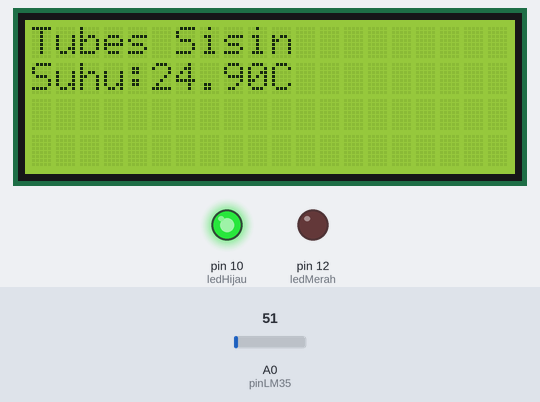
Bench run of a sketch on a simulated Arduino Uno, built with avr-gcc and run on an emulated ATmega328P. Shown: 20×4 character LCD, output pins drawn as LEDs (lit = HIGH). The inputs (shaded band) are chosen by the test bench; at power-on: A0 (pinLM35) = 51. What the sketch prints to the serial monitor is not drawn.

Above: at 3.2 s.
3.3 s: A0 (pinLM35) set to 55
At 4.5 s:
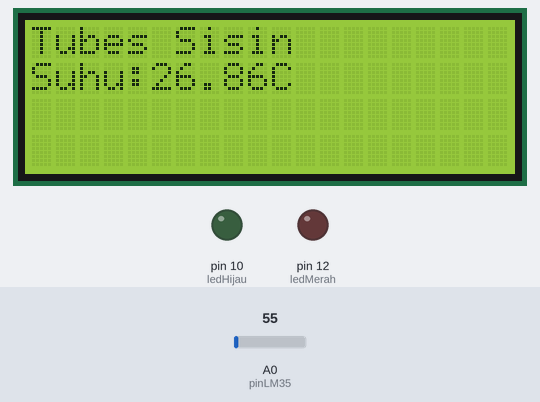
4.8 s: A0 (pinLM35) set to 112
At 6.1 s:
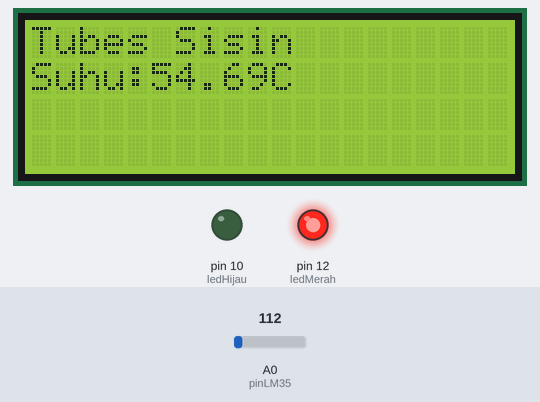
6.4 s: A0 (pinLM35) set to 105
At 7.6 s:
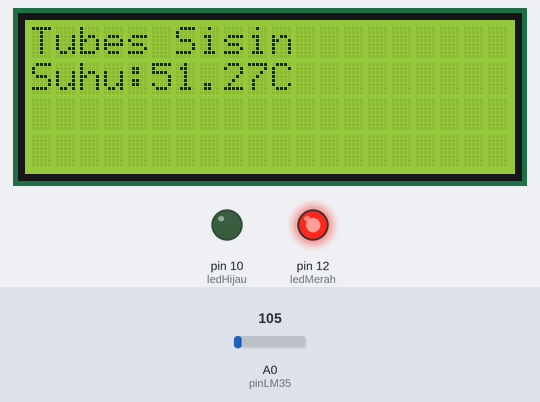
8.0 s: A0 (pinLM35) set to 91
At 9.1 s:
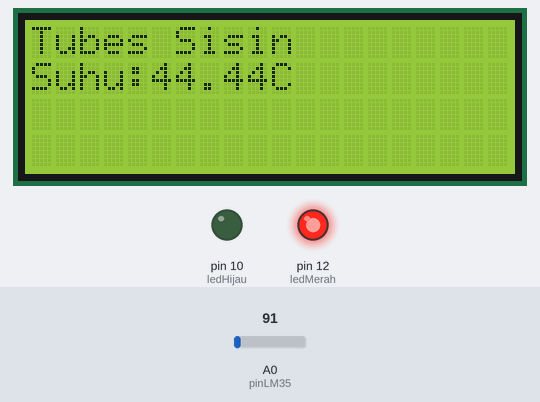
Timing chart, 0 to 10.5 s (numbered marks = the images above; inputs shaded):
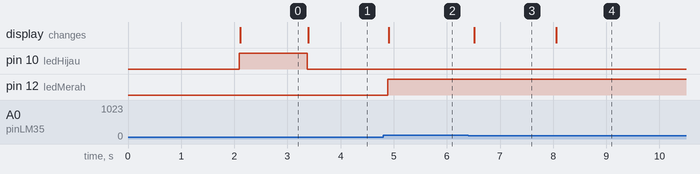

Measured:
- the behaviour switches between 51 and 52 on A0 (pinLM35) (found by bisection; images 0 and 1)
- after the input at 3.3 s, pin 10 (ledHijau): HIGH → LOW after 0.07 s; the display: changes after 0.09 s (image 1)
- after the input at 4.8 s, pin 12 (ledMerah): LOW → HIGH after 0.09 s; the display: changes after 0.11 s (image 2)
- after the input at 6.4 s, the display: changes after 0.11 s (image 3)
- after the input at 8.0 s, the display: changes after 0.06 s (image 4)

The sketch:

program_utama.ino
```cpp
// Program Tugas Besar Sistem Instrumentasi
// Kelompok   : D
// Kelas      : K-02 (Pak Pronoto)
// Anggota    :
//    - Akmal Narendra S.    (13217034)
//    - Fauzan Rozin         (13217040)
//    - Moh. Tamamul Firdaus (13217062)
//    - Athar Fadhlan        (13217090)

// Library
#include <LiquidCrystal_I2C.h>

// Object Declaration
LiquidCrystal_I2C lcd(0x27,20,4);  // set the LCD address to 0x27 for a 16 chars and 2 line display

// Pin Declaration
int pinLM35  = A0;
int ledMerah = 12;
int ledHijau = 10;

// Constant
const float high_temp = 35.0f;
const float low_temp  = 25.0f;

// Variables
float temperature     = 0.0f;
int temperature_data  = 0;

void setup(){
  pinMode(ledMerah, OUTPUT);
  pinMode(ledHijau, OUTPUT);
  // initilize serial pc
  Serial.begin(9600);
  // initialize the lcd
  lcd.init();
  lcd.backlight();
  // print a message to the lcd
  lcd.setCursor(0,0);
  lcd.print("Tubes Sisin");
  lcd.setCursor(0,1);
  lcd.print("Sensor LM35");
  delay(2000);
  lcd.clear();
}

void loop(){
  // read temperature data
  temperature_data = analogRead(pinLM35);
  // calculate temperature
  temperature = temperature_data / 2.0479;
  // debug using serial
  Serial.print("data sebeleum diolah:\t");
  Serial.print(temperature_data);
  Serial.print("\t data setelah diolah:\t");
  Serial.println(temperature);
  // conditional with led
  if(temperature>=high_temp){
    // high temperature
    digitalWrite(ledMerah, HIGH);
    digitalWrite(ledHijau, LOW);
  }else if(temperature<=low_temp){
    // low temperature
    digitalWrite(ledMerah, LOW);
    digitalWrite(ledHijau, HIGH);
  }else{
    //
    digitalWrite(ledMerah, LOW);
    digitalWrite(ledHijau, LOW);
  }
  // display in LCD
  lcd.setCursor(0,0);
  lcd.print("Tubes Sisin");
  lcd.setCursor(00,1);
  lcd.print("Suhu:");
  lcd.setCursor(5,1);
  lcd.print(temperature);
  lcd.setCursor(10,1);
  lcd.print("C");
  delay(1);
}
```
